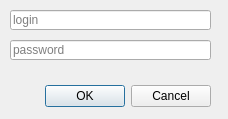
<?xml version="1.0" encoding="UTF-8"?>
<ui version="4.0">
 <class>Dialog2</class>
 <widget class="QDialog" name="Dialog2">
  <property name="geometry">
   <rect>
    <x>0</x>
    <y>0</y>
    <width>228</width>
    <height>119</height>
   </rect>
  </property>
  <property name="windowTitle">
   <string>Login</string>
  </property>
  <widget class="QDialogButtonBox" name="buttonBox">
   <property name="geometry">
    <rect>
     <x>-130</x>
     <y>80</y>
     <width>341</width>
     <height>32</height>
    </rect>
   </property>
   <property name="orientation">
    <enum>Qt::Horizontal</enum>
   </property>
   <property name="standardButtons">
    <set>QDialogButtonBox::Cancel|QDialogButtonBox::Ok</set>
   </property>
  </widget>
  <widget class="QLineEdit" name="lineEdit">
   <property name="geometry">
    <rect>
     <x>10</x>
     <y>10</y>
     <width>201</width>
     <height>20</height>
    </rect>
   </property>
   <property name="whatsThis">
    <string/>
   </property>
   <property name="accessibleDescription">
    <string/>
   </property>
   <property name="autoFillBackground">
    <bool>false</bool>
   </property>
   <property name="inputMask">
    <string/>
   </property>
   <property name="text">
    <string/>
   </property>
   <property name="placeholderText">
    <string>login</string>
   </property>
  </widget>
  <widget class="QLineEdit" name="lineEdit_2">
   <property name="geometry">
    <rect>
     <x>10</x>
     <y>40</y>
     <width>201</width>
     <height>20</height>
    </rect>
   </property>
   <property name="inputMask">
    <string/>
   </property>
   <property name="text">
    <string/>
   </property>
   <property name="echoMode">
    <enum>QLineEdit::Password</enum>
   </property>
   <property name="placeholderText">
    <string>password</string>
   </property>
  </widget>
 </widget>
 <resources/>
 <connections>
  <connection>
   <sender>buttonBox</sender>
   <signal>accepted()</signal>
   <receiver>Dialog2</receiver>
   <slot>accept()</slot>
   <hints>
    <hint type="sourcelabel">
     <x>248</x>
     <y>254</y>
    </hint>
    <hint type="destinationlabel">
     <x>157</x>
     <y>274</y>
    </hint>
   </hints>
  </connection>
  <connection>
   <sender>buttonBox</sender>
   <signal>rejected()</signal>
   <receiver>Dialog2</receiver>
   <slot>reject()</slot>
   <hints>
    <hint type="sourcelabel">
     <x>316</x>
     <y>260</y>
    </hint>
    <hint type="destinationlabel">
     <x>286</x>
     <y>274</y>
    </hint>
   </hints>
  </connection>
 </connections>
</ui>
